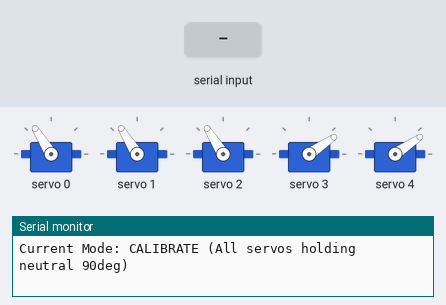
The sketch below on a simulated Arduino Nano, built with avr-gcc and run on an emulated ATmega328P. On the bench: 5 × servo, the last lines printed to the serial monitor. The inputs (shaded band) are chosen by the test bench.

Above: at 1.3 s.
1.4 s: "1" received over Serial
At 2.7 s:
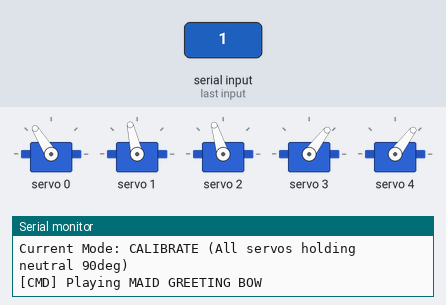
4.4 s: "2" received over Serial
At 5.4 s:
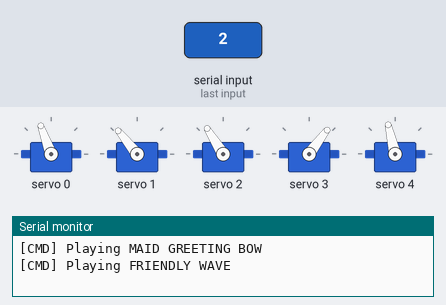
7.4 s: "3" received over Serial
At 8.6 s:
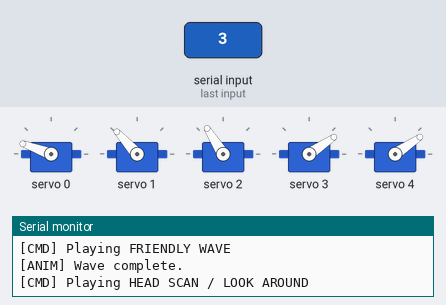
10.4 s: "4" received over Serial
At 11.7 s:
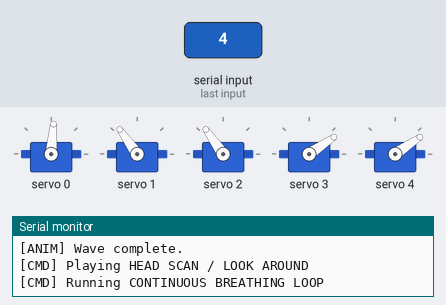
13.4 s: "s" received over Serial
At 16.2 s:
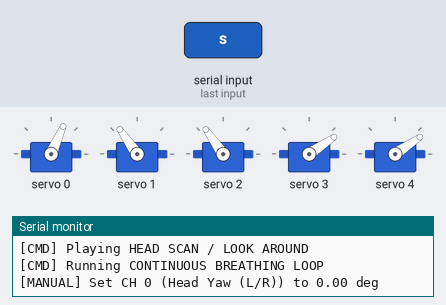
16.4 s: "c90\n" received over Serial
At 18.2 s:
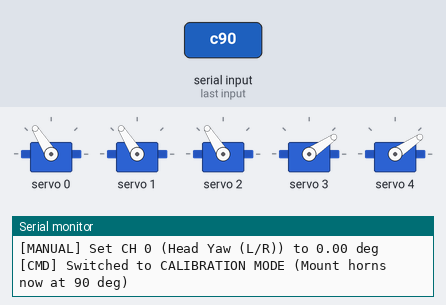
Timing chart, 0 to 19.3 s (numbered marks = the images above; inputs shaded):
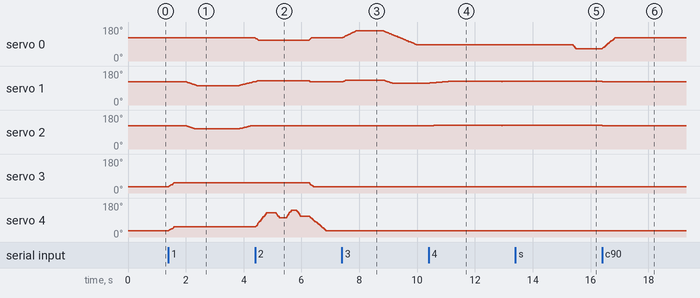

Measured:
- after the input at 1.4 s, servo 3, servo 4: 34° → 53° at once
- after the input at 4.4 s, servo 1: 122° → 129° at once, → 122° 1.9 s later
- after the input at 7.4 s, servo 0: rises from 122° to 160° in 0.48 s, then falls to 85° in 2.1 s; servo 1: rises from 122° to 132° in 0.16 s, then falls to 116° in 1.6 s
- after the input at 10.4 s, servo 0: stays 85° (without the input it goes to 87° after 0.24 s); servo 2: 122° → 123° at once, → 124° 0.08 s later, → 125° 0.08 s later
- after the input at 13.4 s, servo 0: 85° → 66° after 2.0 s; servo 1, servo 2: stays 125° (without the input it goes to 124° after 2.1 s)
- after the input at 16.4 s, servo 0: moves from 66° to 122° over 0.44 s, starting at once; servo 1, servo 2: 125° → 122° at once

The sketch:

Ram_Servo_Controller.ino
```cpp
/*
 * =====================================================================================
 * RAM ANIMATRONIC - 5-DOF SERVO CONTROLLER & BENCH TEST RIG
 * =====================================================================================
 * Hardware:
 *   - Arduino Nano (ATmega328P)
 *   - PCA9685 16-Channel 12-Bit PWM Driver (I2C Address: 0x40)
 *   - XY-3606 / HW-688 5V 5A DC-DC Buck Converter (Servo Power)
 *   - 3x MG90S Metal Gear Micro Servos (Head Yaw, Head Pitch, Waist Tilt)
 *   - 2x SG90 Micro Servos (Left Arm, Right Arm)
 *
 * Wire Connections:
 *   Arduino Nano  -->  PCA9685 Logic Header
 *     A4 (SDA)    -->  SDA
 *     A5 (SCL)    -->  SCL
 *     5V          -->  VCC  (Logic ONLY)
 *     GND         -->  GND
 *
 *   XY-3606 Buck  -->  PCA9685 Power Terminal
 *     5V Out (+)  -->  V+   (Green Screw Terminal)
 *     GND Out (-) -->  GND  (Green Screw Terminal)
 *
 * Channel Mapping:
 *   CH 0: Head Yaw (MG90S)       - Left/Right Turn      [Safe: 45° to 135°, Neutral: 90°]
 *   CH 1: Head Pitch (MG90S)     - Up/Down Tilt         [Safe: 65° to 115°, Neutral: 90°]
 *   CH 2: Waist Tilt (MG90S)     - Torso Bow/Lean       [Safe: 75° to 105°, Neutral: 90°]
 *   CH 3: Left Arm (SG90)        - Arm Lift/Gesture     [Safe: 15° to 110°, Neutral: 20°]
 *   CH 4: Right Arm (SG90)       - Wave/Gesture         [Safe: 15° to 120°, Neutral: 20°]
 *
 * Serial Commands (at 115200 baud):
 *   'c' : ALL SERVOS TO CALIBRATION NEUTRAL (Mount your servo horns in this mode!)
 *   '1' : Maid Greeting Bow ("Okaerinasaimase")
 *   '2' : Friendly Wave & Head Tilt
 *   '3' : Head Look-Around / Scanning
 *   '4' : Continuous Organic Idle Breathing
 *   's <ch> <deg>' : Move specific channel (e.g. "s 0 90")
 * =====================================================================================
 */

#include <Wire.h>
#include <Adafruit_PWMServoDriver.h>

Adafruit_PWMServoDriver pwm = Adafruit_PWMServoDriver(0x40);

// Hardware Calibration constants for SG90 / MG90S at 50Hz (20ms period)
// 12-bit timer has 4096 counts per 20ms (4.88us per tick)
#define SERVOMIN_TICK  130 // ~0.65ms pulse (~0 deg)
#define SERVOMAX_TICK  610 // ~2.45ms pulse (~180 deg)

// Servo Channel Definitions
const uint8_t CH_HEAD_YAW   = 0;
const uint8_t CH_HEAD_PITCH = 1;
const uint8_t CH_WAIST_TILT = 2;
const uint8_t CH_ARM_LEFT   = 3;
const uint8_t CH_ARM_RIGHT  = 4;

const uint8_t NUM_SERVOS = 5;

// Structural Joint Safety Limits (Clamped to protect 3D printed mechanical endstops)
struct ServoJoint {
  const char* name;
  uint8_t channel;
  float minAngle;
  float maxAngle;
  float neutralAngle;
  float currentAngle;
  float targetAngle;
  float speed; // degrees per update step
};

ServoJoint joints[NUM_SERVOS] = {
  {"Head Yaw (L/R)",     CH_HEAD_YAW,   45.0, 135.0,  90.0,  90.0,  90.0, 2.0},
  {"Head Pitch (U/D)",   CH_HEAD_PITCH, 65.0, 115.0,  90.0,  90.0,  90.0, 1.8},
  {"Waist Tilt (Bow)",   CH_WAIST_TILT, 75.0, 105.0,  90.0,  90.0,  90.0, 1.2},
  {"Left Arm",           CH_ARM_LEFT,   15.0, 110.0,  20.0,  20.0,  20.0, 2.5},
  {"Right Arm (Wave)",   CH_ARM_RIGHT,  15.0, 120.0,  20.0,  20.0,  20.0, 2.5}
};

// Operating Modes
enum AnimMode {
  MODE_IDLE,
  MODE_CALIBRATE,
  MODE_BOW,
  MODE_WAVE,
  MODE_LOOK_AROUND,
  MODE_BREATHING
};

AnimMode currentMode = MODE_CALIBRATE;
unsigned long lastUpdate = 0;
unsigned long stateTimer = 0;
uint8_t animStep = 0;

// Convert Angle (0 - 180) to PCA9685 Tick Count (0 - 4095)
uint16_t angleToPulse(float angle) {
  angle = constrain(angle, 0.0, 180.0);
  return (uint16_t)(SERVOMIN_TICK + (angle / 180.0) * (SERVOMAX_TICK - SERVOMIN_TICK));
}

// Set target angle with mechanical boundary clamping
void setJointTarget(uint8_t index, float target, float speed = 0.0) {
  if (index >= NUM_SERVOS) return;
  target = constrain(target, joints[index].minAngle, joints[index].maxAngle);
  joints[index].targetAngle = target;
  if (speed > 0.0) joints[index].speed = speed;
}

// Non-blocking smooth motion updater (called every loop tick)
void updateServosSmooth() {
  for (uint8_t i = 0; i < NUM_SERVOS; i++) {
    if (joints[i].currentAngle < joints[i].targetAngle) {
      joints[i].currentAngle += joints[i].speed;
      if (joints[i].currentAngle > joints[i].targetAngle) {
        joints[i].currentAngle = joints[i].targetAngle;
      }
    } else if (joints[i].currentAngle > joints[i].targetAngle) {
      joints[i].currentAngle -= joints[i].speed;
      if (joints[i].currentAngle < joints[i].targetAngle) {
        joints[i].currentAngle = joints[i].targetAngle;
      }
    }
    pwm.setPWM(joints[i].channel, 0, angleToPulse(joints[i].currentAngle));
  }
}

// Check if all joints have reached their targets
bool jointsAtTarget() {
  for (uint8_t i = 0; i < NUM_SERVOS; i++) {
    if (abs(joints[i].currentAngle - joints[i].targetAngle) > 0.5) {
      return false;
    }
  }
  return true;
}

// Jump directly to neutral positions
void resetToNeutral() {
  for (uint8_t i = 0; i < NUM_SERVOS; i++) {
    setJointTarget(i, joints[i].neutralAngle, 2.0);
  }
}

void printMenu() {
  Serial.println(F("\n========================================================"));
  Serial.println(F("           RAM ANIMATRONIC 5-DOF CONTROLLER             "));
  Serial.println(F("========================================================"));
  Serial.println(F("Available Commands:"));
  Serial.println(F("  'c' -> CALIBRATION MODE (All servos hold 90 neutral)"));
  Serial.println(F("  '1' -> Maid Greeting Bow ('Okaerinasaimase')"));
  Serial.println(F("  '2' -> Friendly Greeting Wave & Head Tilt"));
  Serial.println(F("  '3' -> Head Scanning / Look Around"));
  Serial.println(F("  '4' -> Organic Life-Like Breathing Loop"));
  Serial.println(F("  's <ch> <deg>' -> Set single channel (e.g. 's 0 90')"));
  Serial.println(F("========================================================"));
  Serial.print(F("Current Mode: "));
}

void setup() {
  Serial.begin(115200);
  while (!Serial && millis() < 2000); // Wait for serial console

  Serial.println(F("\n[BOOT] Initializing PCA9685 I2C Driver..."));
  Wire.begin();

  pwm.begin();
  pwm.setOscillatorFrequency(27000000); // Default 27MHz internal clock
  pwm.setPWMFreq(50); // 50 Hz standard servo frequency

  delay(50);

  // Default to Calibration mode on boot so horns can be safely mounted
  currentMode = MODE_CALIBRATE;
  for (uint8_t i = 0; i < NUM_SERVOS; i++) {
    joints[i].currentAngle = joints[i].neutralAngle;
    joints[i].targetAngle  = joints[i].neutralAngle;
    pwm.setPWM(joints[i].channel, 0, angleToPulse(joints[i].currentAngle));
  }

  printMenu();
  Serial.println(F("CALIBRATE (All servos holding neutral 90deg)"));
}

void handleSerialInput() {
  if (!Serial.available()) return;

  char cmd = Serial.read();

  if (cmd == 'c' || cmd == 'C') {
    currentMode = MODE_CALIBRATE;
    resetToNeutral();
    Serial.println(F("\n[CMD] Switched to CALIBRATION MODE (Mount horns now at 90 deg)"));
  }
  else if (cmd == '1') {
    currentMode = MODE_BOW;
    animStep = 0;
    stateTimer = millis();
    Serial.println(F("\n[CMD] Playing MAID GREETING BOW"));
  }
  else if (cmd == '2') {
    currentMode = MODE_WAVE;
    animStep = 0;
    stateTimer = millis();
    Serial.println(F("\n[CMD] Playing FRIENDLY WAVE"));
  }
  else if (cmd == '3') {
    currentMode = MODE_LOOK_AROUND;
    animStep = 0;
    stateTimer = millis();
    Serial.println(F("\n[CMD] Playing HEAD SCAN / LOOK AROUND"));
  }
  else if (cmd == '4') {
    currentMode = MODE_BREATHING;
    animStep = 0;
    stateTimer = millis();
    Serial.println(F("\n[CMD] Running CONTINUOUS BREATHING LOOP"));
  }
  else if (cmd == 's' || cmd == 'S') {
    // Manual single channel override: "s <ch> <deg>"
    int ch = Serial.parseInt();
    float deg = Serial.parseFloat();
    if (ch >= 0 && ch < NUM_SERVOS) {
      currentMode = MODE_IDLE;
      setJointTarget(ch, deg, 3.0);
      Serial.print(F("[MANUAL] Set CH "));
      Serial.print(ch);
      Serial.print(F(" ("));
      Serial.print(joints[ch].name);
      Serial.print(F(") to "));
      Serial.print(deg);
      Serial.println(F(" deg"));
    }
  }
}

// Animation State Machine
void updateAnimationStateMachine() {
  unsigned long now = millis();

  switch (currentMode) {
    case MODE_CALIBRATE:
      // Holds neutral angles continuously
      break;

    case MODE_BOW:
      // Formal Maid Bow sequence
      if (animStep == 0) {
        // Prepare: arms gracefully to apron, head level
        setJointTarget(CH_ARM_LEFT, 35.0, 1.5);
        setJointTarget(CH_ARM_RIGHT, 35.0, 1.5);
        setJointTarget(CH_HEAD_YAW, 90.0, 1.5);
        animStep = 1;
        stateTimer = now;
      } else if (animStep == 1 && now - stateTimer > 600) {
        // Bow forward: waist tilts down (80 deg), head tilts modestly down (75 deg)
        setJointTarget(CH_WAIST_TILT, 78.0, 0.8);
        setJointTarget(CH_HEAD_PITCH, 75.0, 0.8);
        animStep = 2;
        stateTimer = now;
      } else if (animStep == 2 && now - stateTimer > 1800) {
        // Hold bow, then rise gracefully back to upright
        setJointTarget(CH_WAIST_TILT, 90.0, 0.6);
        setJointTarget(CH_HEAD_PITCH, 90.0, 0.6);
        animStep = 3;
        stateTimer = now;
      } else if (animStep == 3 && now - stateTimer > 1500) {
        // Return arms to rest
        resetToNeutral();
        currentMode = MODE_IDLE;
        Serial.println(F("[ANIM] Maid Bow complete."));
      }
      break;

    case MODE_WAVE:
      // Maid waving sequence
      if (animStep == 0) {
        // Head tilts slightly curious, right arm lifts to wave height
        setJointTarget(CH_HEAD_YAW, 80.0, 1.5);
        setJointTarget(CH_HEAD_PITCH, 95.0, 1.2);
        setJointTarget(CH_ARM_RIGHT, 95.0, 3.0);
        animStep = 1;
        stateTimer = now;
      } else if (animStep == 1 && now - stateTimer > 700) {
        // Wave back and forth
        setJointTarget(CH_ARM_RIGHT, 75.0, 3.5);
        animStep = 2;
        stateTimer = now;
      } else if (animStep == 2 && now - stateTimer > 350) {
        setJointTarget(CH_ARM_RIGHT, 105.0, 3.5);
        animStep = 3;
        stateTimer = now;
      } else if (animStep == 3 && now - stateTimer > 350) {
        setJointTarget(CH_ARM_RIGHT, 80.0, 3.5);
        animStep = 4;
        stateTimer = now;
      } else if (animStep == 4 && now - stateTimer > 400) {
        // Return to neutral
        resetToNeutral();
        currentMode = MODE_IDLE;
        Serial.println(F("[ANIM] Wave complete."));
      }
      break;

    case MODE_LOOK_AROUND:
      // Curious scanning sequence
      if (animStep == 0) {
        // Turn head left, slight upward pitch
        setJointTarget(CH_HEAD_YAW, 120.0, 1.2);
        setJointTarget(CH_HEAD_PITCH, 98.0, 1.0);
        animStep = 1;
        stateTimer = now;
      } else if (animStep == 1 && now - stateTimer > 1400) {
        // Turn head right, slight tilt
        setJointTarget(CH_HEAD_YAW, 60.0, 1.0);
        setJointTarget(CH_HEAD_PITCH, 85.0, 0.8);
        animStep = 2;
        stateTimer = now;
      } else if (animStep == 2 && now - stateTimer > 1800) {
        // Center head
        resetToNeutral();
        currentMode = MODE_IDLE;
        Serial.println(F("[ANIM] Look-around complete."));
      }
      break;

    case MODE_BREATHING:
      // Organic subtle life-like swaying
      if (animStep == 0) {
        setJointTarget(CH_WAIST_TILT, 92.0, 0.2);
        setJointTarget(CH_HEAD_PITCH, 92.0, 0.2);
        animStep = 1;
        stateTimer = now;
      } else if (animStep == 1 && now - stateTimer > 2500) {
        setJointTarget(CH_WAIST_TILT, 88.0, 0.2);
        setJointTarget(CH_HEAD_PITCH, 88.0, 0.2);
        animStep = 0;
        stateTimer = now;
      }
      break;

    case MODE_IDLE:
    default:
      break;
  }
}

void loop() {
  handleSerialInput();

  // Run servo smoothing updates every 20ms (50Hz)
  if (millis() - lastUpdate >= 20) {
    lastUpdate = millis();
    updateAnimationStateMachine();
    updateServosSmooth();
  }
}
```
